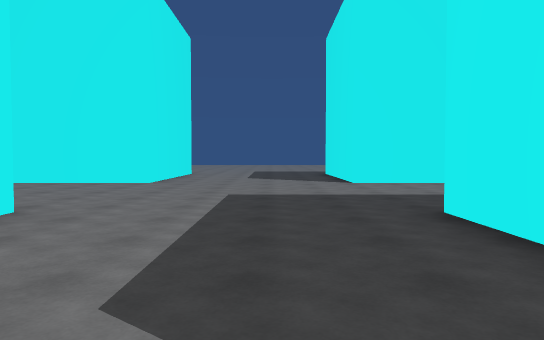
View 1 (above)

24 first-person views from a walk through a Unity game level. The camera is 1.3 m above the floor, tilts 2° down and sees 70° across. The floor is counted in squares, 2 m on a side. Each view is taken from the middle of a square. On the plan, view 1 faces up. The plan holds only what a view shows up to about 11 squares ahead; the rest is blank. The place goes on beyond the plan. The player is left out.

View 2
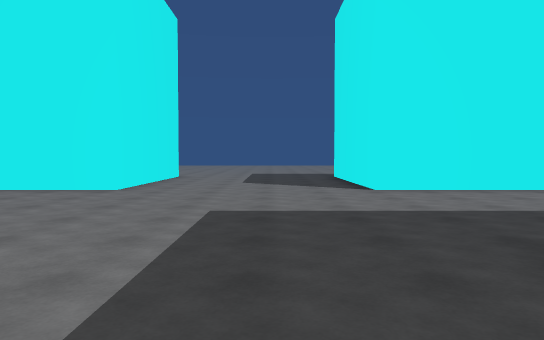

View 3
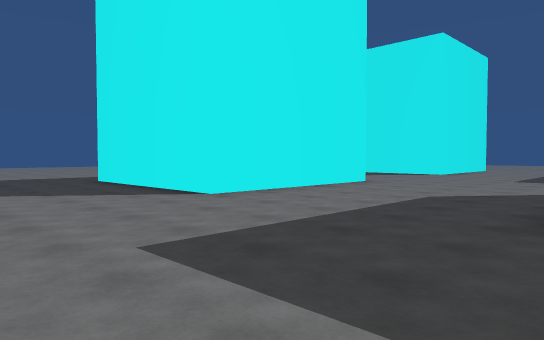

View 4
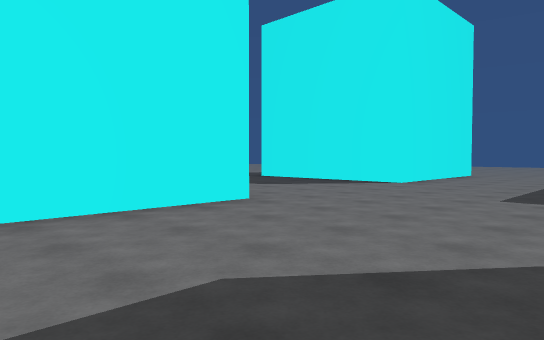

View 5
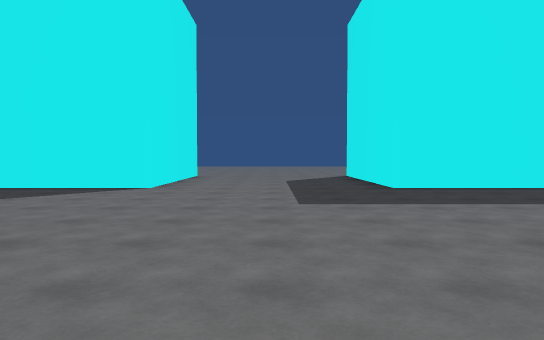

View 6
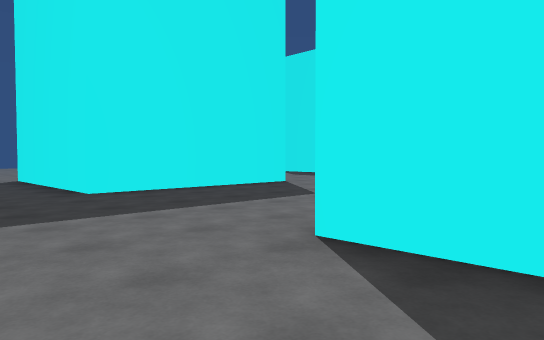

View 7
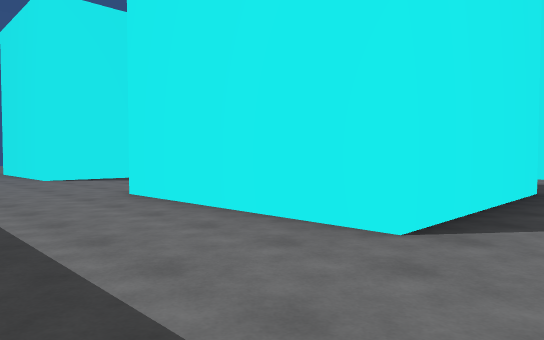

View 8
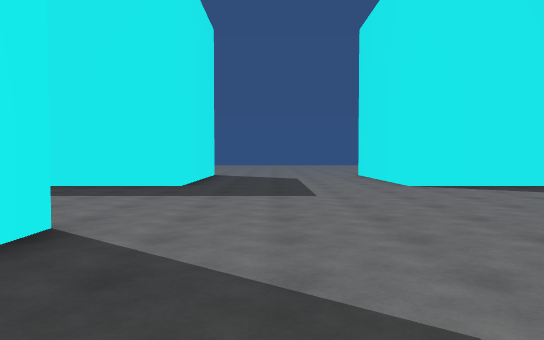

View 9
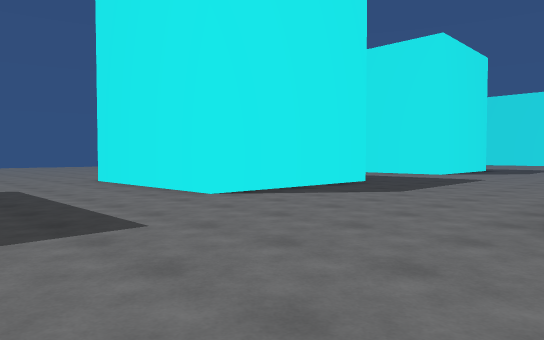

View 10
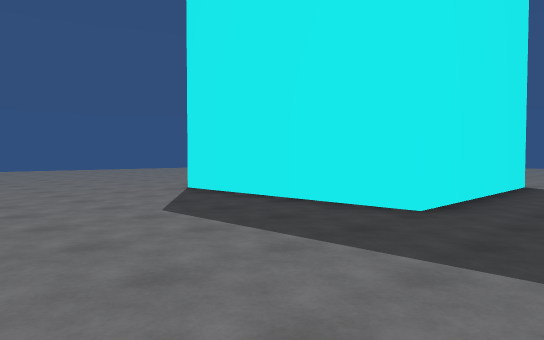

View 11
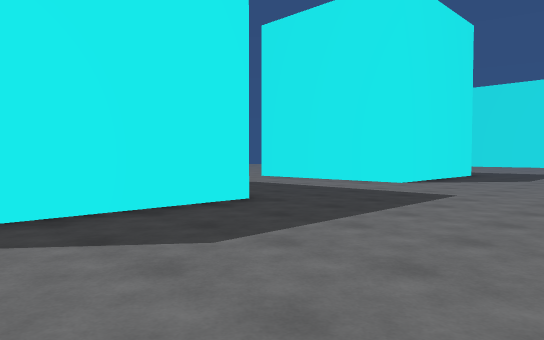

View 12
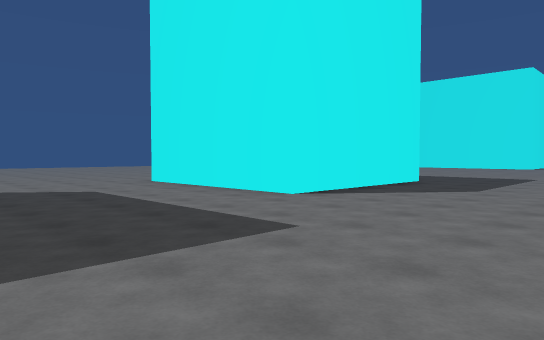

View 13
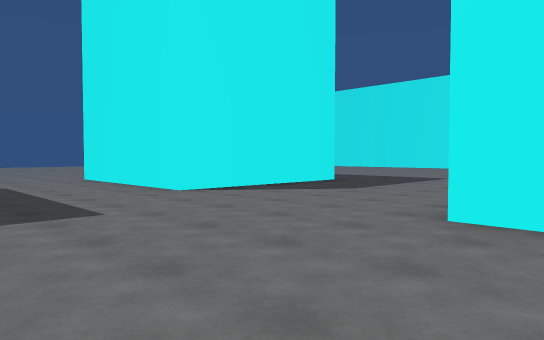

View 14
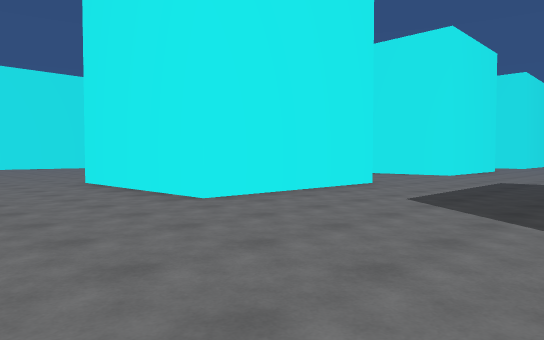

View 15
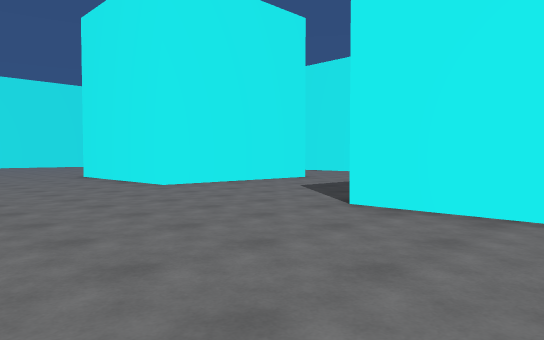

View 16
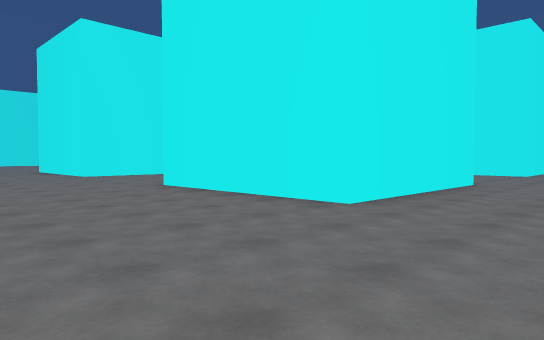

View 17
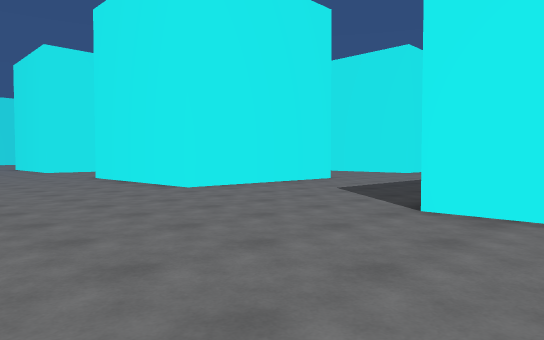

View 18
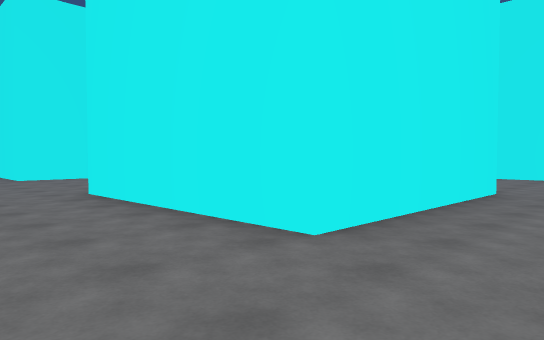

View 19
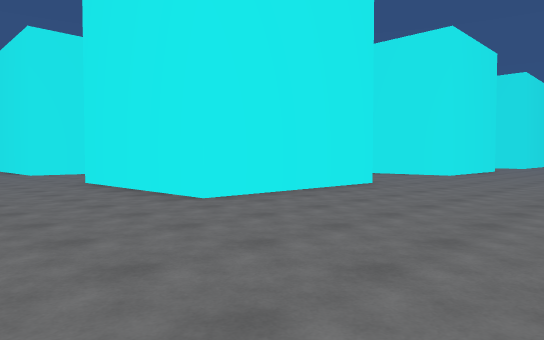

View 20
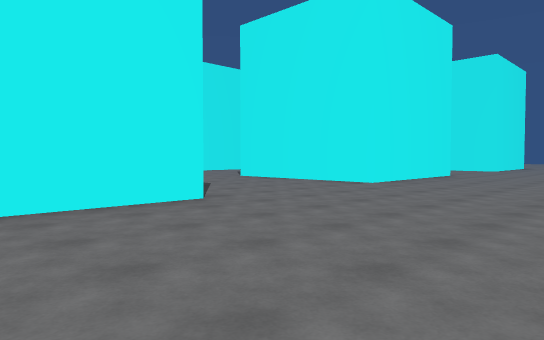

View 21
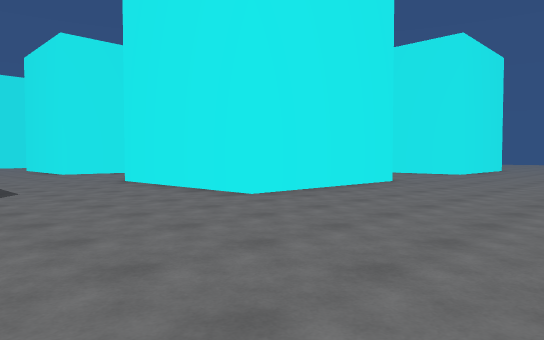

View 22
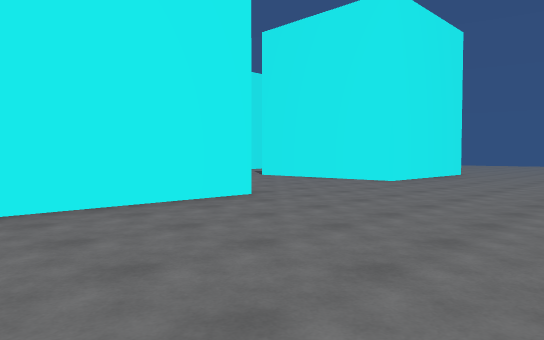

View 23
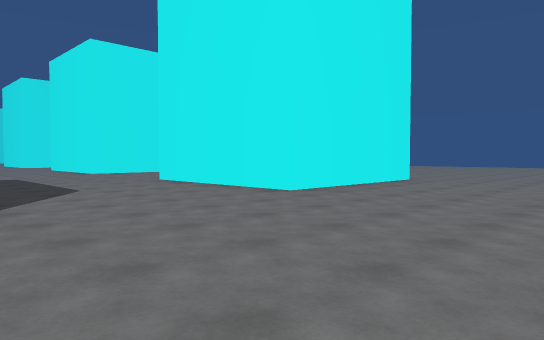

View 24
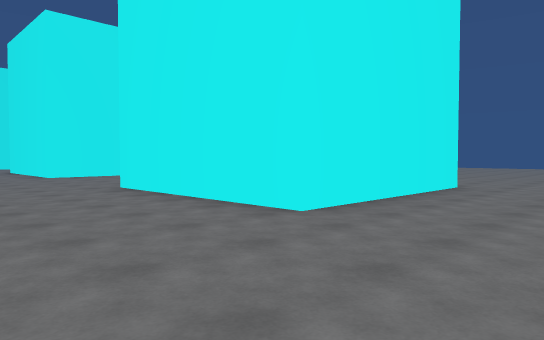

### Floor plan
Points are (right, up) in squares from view 1. A wall is a line through its corners. A room is listed if a view was taken in it or the views show most of it. See-through windows are left out.
Room 1 (views 1, 2, 3, 4, 5, 6, 7, 8, 9, 10, 11, 12, 13, 14, 15, 16, 17, 18, 19, 20, 21, 22, 23, 24)
walls: (-3, 0.4) (-3, -0.5); (2, 2.8) (2, 4.5) (7, 4.5) (7, -0.5); (-3, 4.5) (-3, 3.5); (1.9, -5.5) (7, -5.5) (7, -10.5) (2, -10.5); (-8, -5.5) (-3, -5.5) (-3, -10.5) (-8, -10.5); (7.1, 9.5) (2, 9.5) (2, 13.5); (12, -0.5) (12, 4.5) (17, 4.5) (17, -0.5) (12, -0.5); (-3, 13) (-3, 9.5) (-6.4, 9.5); (12, -5.5) (17, -5.5) (17, -10.5) (12, -10.5) (12, -5.5); (17, 13.5) (17, 9.5) (12, 9.5) (12, 12.6)

Positions as (right, up) in squares from view 1, and headings:
1: (0, 0), facing up
2: (0, 2), facing up
3: (-2, 4), facing up-right
4: (3, 5), facing up-right
5: (4, 7), facing right
6: (5, 7), facing down-right
7: (10, 6), facing down-left
8: (10, 3), facing down
9: (11, 0), facing down-left
10: (10, -1), facing down-right
11: (6, -1), facing down-left
12: (2, -1), facing down-left
13: (1, 1), facing down-left
14: (2, -14), facing up-left
15: (5, -15), facing up-left
16: (10, -15), facing up-left
17: (14, -15), facing up-left
18: (19, -13), facing up-left
19: (22, -14), facing up-left
20: (22, -9), facing up-left
21: (22, -5), facing up-left
22: (22, 0), facing up-left
23: (22, 4), facing up-left
24: (20, 6), facing up-left
